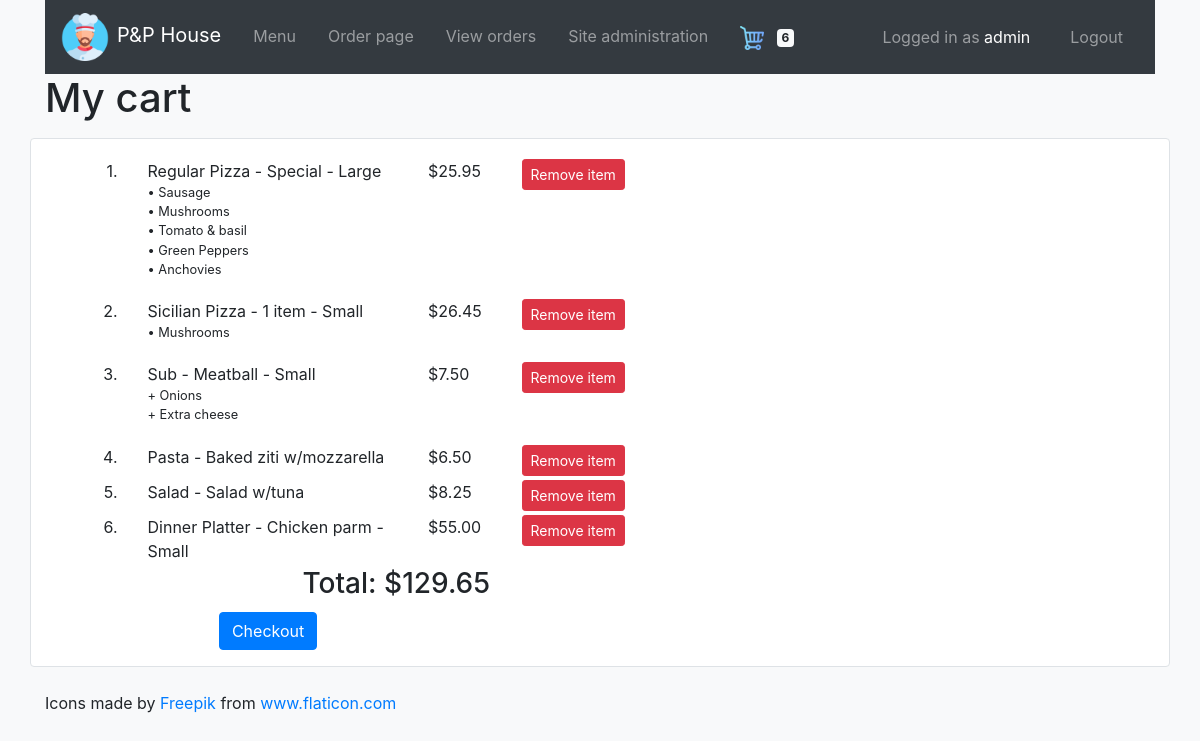
/cart/ (signed in), run on an earlier commit of the app's database.
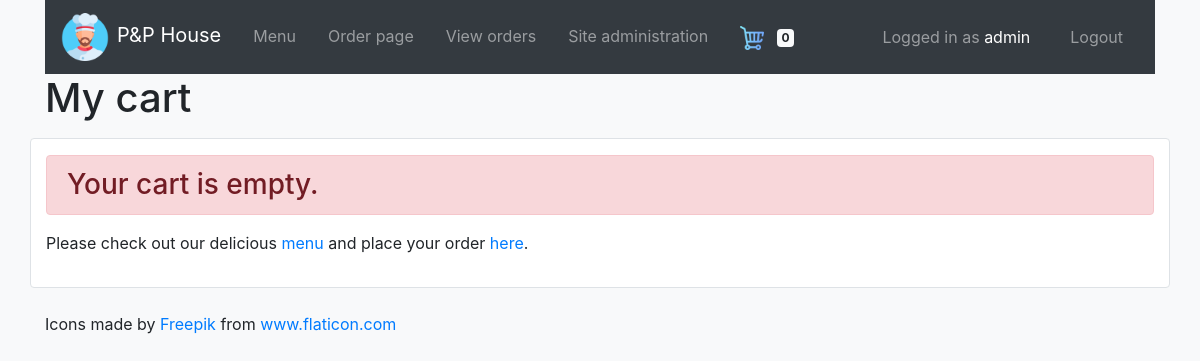
And on a later commit of the database.
### orders/models.py (models this page shows, shortened)
class Cart(models.Model):
    user = models.ForeignKey(User, on_delete=models.DO_NOTHING, related_name="user")
    menu_item = models.ForeignKey(MenuItem, on_delete=models.DO_NOTHING, related_name="menu_item")
    toppings = models.ManyToManyField(Topping, blank=True, related_name="toppings")
    sub_additions = models.ManyToManyField(SubAddition, blank=True, related_name="sub_additions")
    price = models.FloatField()

class MenuItem(models.Model):
    meal = models.ForeignKey(Meal, on_delete=models.DO_NOTHING, related_name="items")
    meal_size = models.ForeignKey(MealSize, on_delete=models.DO_NOTHING, related_name="sizes", blank=True, null=True)
    toppings_count = models.IntegerField(blank=True, null=True)
    price = models.FloatField()
    def __str__(self):
        if self.meal_size:
            return f"{self.meal} - {self.meal_size}"
        else:
            return f"{self.meal}"

class Meal(models.Model):
    name = models.CharField(max_length=64)
    meal_type = models.ForeignKey(MealType, on_delete=models.DO_NOTHING, related_name="types")
    def __str__(self):
        return f"{self.meal_type} - {self.name}"

class MealType(models.Model):
    name = models.CharField(max_length=64)
    has_sub_additions = models.BooleanField()
    has_toppings = models.BooleanField()
    def __str__(self):
        return f"{self.name}"

class MealSize(models.Model):
    name = models.CharField(max_length=16)
    def __str__(self):
        return f"{self.name}"

class Topping(models.Model):
    name = models.CharField(max_length=64)
    def __str__(self):
        return f"{self.name}"

class SubAddition(models.Model):
    name = models.CharField(max_length=64)
    price = models.FloatField()
    def __str__(self):
        return f"{self.name}"

### orders/views.py (the view, shortened to what this page needs)
# urls.py: path("cart/", views.cart, name="cart"),
@login_required(login_url="users:login")
def cart(request):
    form = request.POST
    context = {
        "cart_items_count": Cart.objects.filter(user=request.user).count(),
        "cart_items": Cart.objects.filter(user=request.user),
        "cart_cost": Cart.objects.filter(user=request.user).aggregate(Sum('price')),
        "remove_button": True
    }
    return render(request, "orders/cart.html", context)

### orders/templates/orders/cart.html (shortened to what this page needs)
{% extends "orders/base.html" %}
{% load static %}
{% block body %}
<div class="container">
  <h1>My cart</h1>
</div>
<div class="container bg-white py-3 my-3 border rounded">
  <form id="cart" method="post">
    {% include "orders/includes/cart-items.html" %}
    {% if cart_items %}
    <div class="row mt-1">
      <div class="col-sm-5 h3 text-right">
        Total: ${{ cart_cost.price__sum|floatformat:2 }}
      </div>
    </div>
    <div class="row mt-1">
      <div class="col-sm-5 text-center">
        <a href="{% url 'orders:checkout' %}" class="btn btn-primary">Checkout</a>
      </div>
    </div>
    {% endif %}
  </form>
</div>
{% endblock %}

### orders/templates/orders/includes/navbar.html (shortened to what this page needs)
{% load static %}
<div class="container">
  <nav class="navbar navbar-expand-lg bg-dark navbar-dark">
    <a class="navbar-brand" href="{% url 'orders:index' %}"><img src="{% static 'chef.png' %}" alt="Logo" style="width:48px;" class="mr-sm-2">P&P House</a>
    <div class="collapse navbar-collapse" id="navbarSupportedContent">
      <ul class="navbar-nav mr-auto">
        <li class="navbar-item px-2">
          <a class="nav-link" href="{% url 'orders:index' %}">Menu</a>
        </li>
        {% if request.user.is_authenticated %}
        <li class="navbar-item px-2">
          <a class="nav-link" href="{% url 'orders:order' %}">Order page</a>
        </li>
        <li class="navbar-item px-2">
          {% if request.user.is_superuser %}
          <a class="nav-link" href="{% url 'orders:orders' %}">View orders</a>
          {% else %}
          <a class="nav-link" href="{% url 'orders:orders' %}">My orders</a>
          {% endif %}
        </li>
        {% if request.user.is_superuser %}
        <li class="navbar-item px-2">
          <a class="nav-link" href="/admin">Site administration</a>
        </li>
        {% endif %}
        <li class="navbar-item px-2">
          <a class="nav-link" href="{% url 'orders:cart' %}">
            <img src="{% static 'shopping-cart4.png' %}" alt="Shopping cart" style="width:24px;" class="mr-sm-2">
            <span id="cart-items-count" class="badge badge-light">{{ cart_items_count|default:0 }}</span>
          </a>
        </li>
        {% endif %}
      </ul>
      <ul class="navbar-nav ml-auto">
        {% if request.user.is_authenticated %}
        <li class="navbar-text px-4">
          Logged in as <span class="text-white">{{ request.user.username }}</span>
        </li>
        <li class="navbar-item px-2">
          <a class="nav-link" href="{% url 'users:logout' %}">Logout</a>
        </li>
        {% endif %}
      </ul>
    </div>
  </nav>
</div>

### orders/templates/orders/includes/cart-items.html
{% for item in cart_items %}
<div class="row px-2 pt-1">
  <div class="col-sm-1 text-right">
    {{ forloop.counter }}.
  </div>
  <div class="col-sm-3">
    {{ item.menu_item }}
    {% if item.toppings.all %}
    <ul class="list-unstyled small">
    {% for topping in item.toppings.all %}
      <li class="">
      &bull; {{ topping }}
      </li>
    {% endfor %}
    </ul>
    {% endif %}
    {% if item.sub_additions.all %}
    <ul class="list-unstyled small">
    {% for sub_addition in item.sub_additions.all %}
      <li class="">
      + {{ sub_addition }}
      </li>
    {% endfor %}
    </ul>
    {% endif %}
  </div>
  <div class="col-sm-1">
    ${{ item.price|floatformat:2 }}
  </div>
  <div class="col-auto">
    {% if remove_button %}
    <button class="btn btn-danger btn-sm remove-button" type="button" data-cart_item_id="{{ item.id }}">Remove item</button>
    {% endif %}
  </div>
</div>
{% empty %}
<h3 class="alert alert-danger">Your cart is empty.</h3>
<p>Please check out our delicious <a href ="{% url 'orders:index' %}">menu</a> and place your order <a href="{% url 'orders:order' %}">here</a>.</p>
{% endfor %}

What changed in the data, as far as the page shows it:
removed Cart: menu_item "Regular Pizza - Special - Large", price "25.95"
no longer on this page (row unchanged): Topping: name "Sausage", shown under "Regular Pizza - Special - Large"
no longer on this page (row unchanged): Topping: name "Mushrooms"
no longer on this page (row unchanged): Topping: name "Tomato & basil", shown under "Regular Pizza - Special - Large"
no longer on this page (row unchanged): Topping: name "Green Peppers", shown under "Regular Pizza - Special - Large"
no longer on this page (row unchanged): Topping: name "Anchovies", shown under "Regular Pizza - Special - Large"
removed Cart: menu_item "Sicilian Pizza - 1 item - Small", price "26.45"
removed Cart: menu_item "Sub - Meatball - Small", price "7.50"
no longer on this page (row unchanged): SubAddition: name "Onions"
no longer on this page (row unchanged): SubAddition: name "Extra cheese"
removed Cart: menu_item "Pasta - Baked ziti w/mozzarella", price "6.50"
removed Cart: menu_item "Salad - Salad w/tuna", price "8.25"
removed Cart: menu_item "Dinner Platter - Chicken parm - Small", price "55.00"
Also different on the page:
{{ cart_items_count|default:0 }}: "6" → "0"
{{ cart_cost.price__sum|floatformat:2 }}: "129.65" → (not shown)
text no longer shown: "Total: $ Checkout"
text now shown: "Your cart is empty. Please check out our delicious menu and place your order here ."
